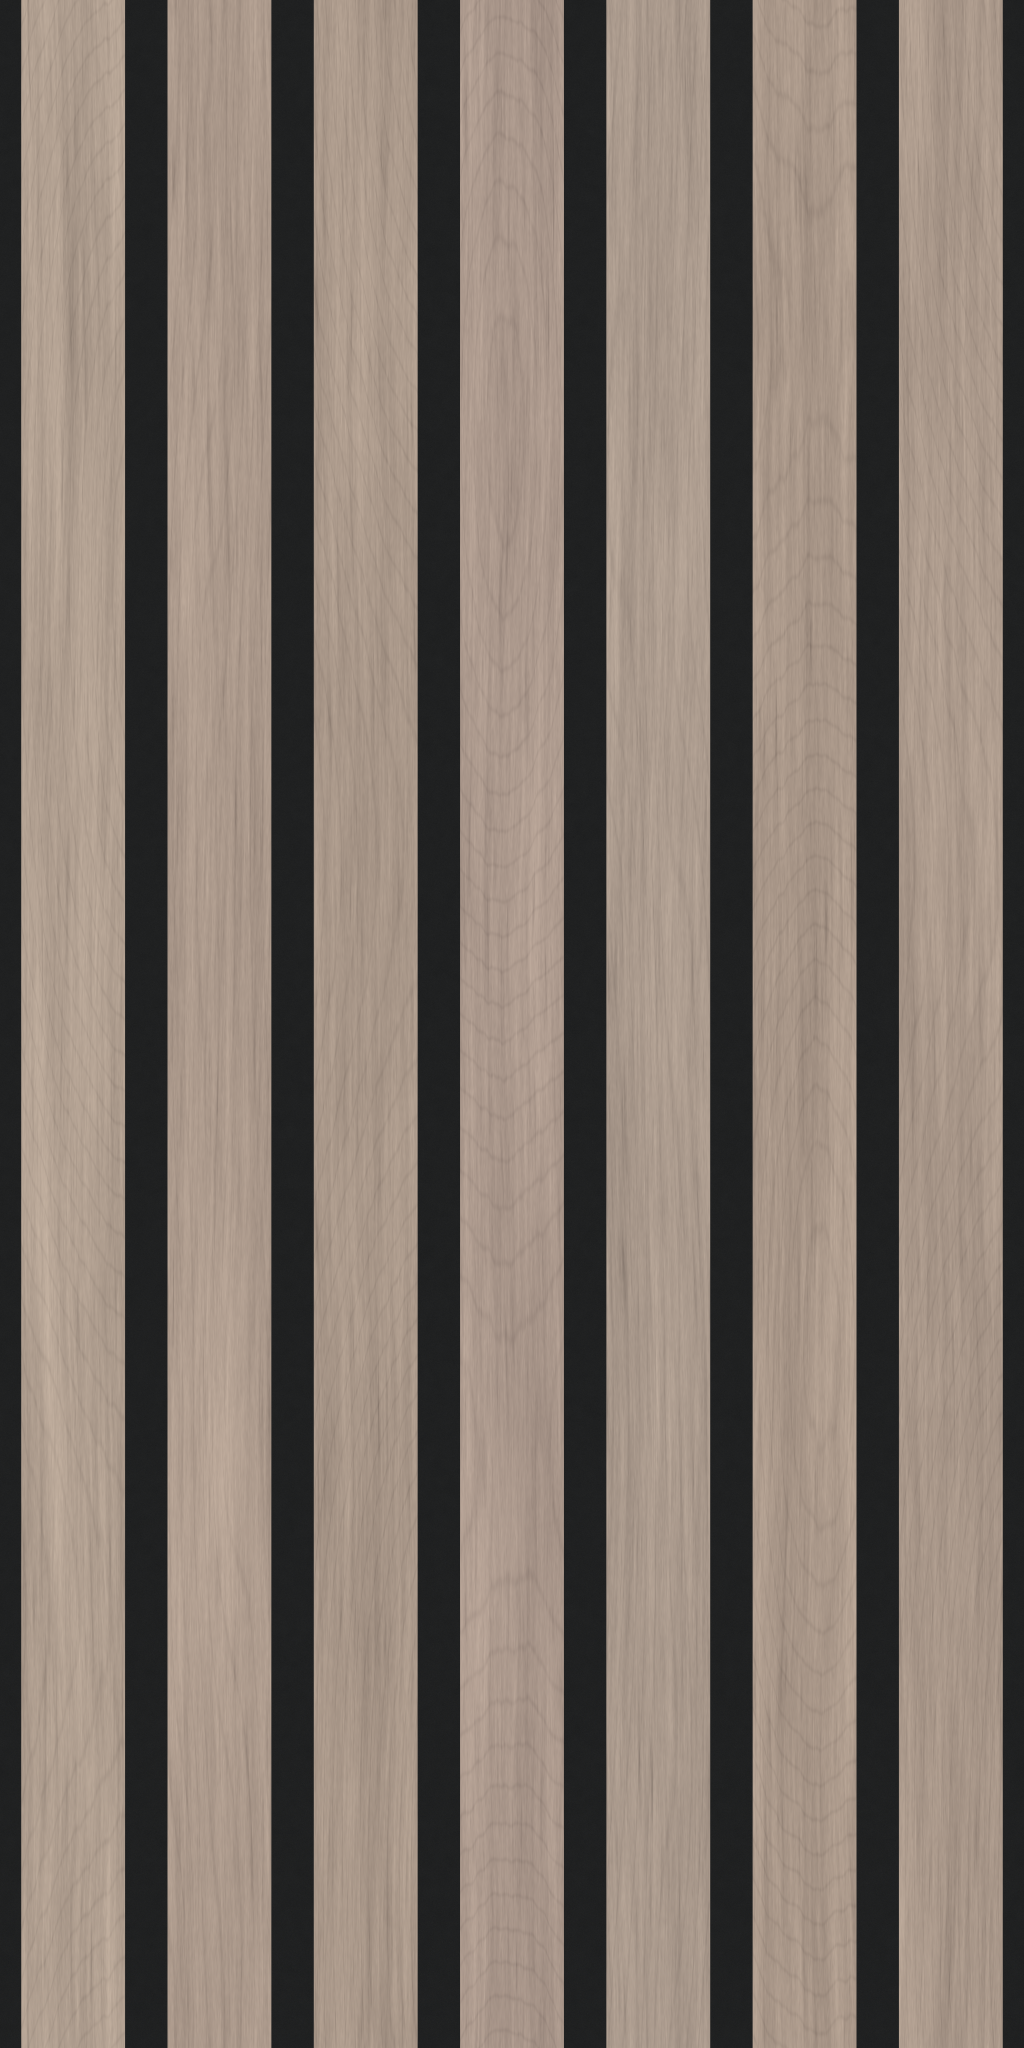

Python code for this plot:
from pathlib import Path
import json

import numpy as np
from PIL import Image, ImageDraw
from scipy.ndimage import gaussian_filter, map_coordinates

ROOT = Path(__file__).resolve().parent
W, H = 1024, 2048
SLATS = 7
FACE, GAP = 1.20, 0.49
PITCH = FACE + GAP
WIDTH, HEIGHT = SLATS * PITCH, SLATS * PITCH * 2
DEPTH = 0.35
GROOVE_DEPTH = 6.2 / 25.4
rng = np.random.default_rng(32061)


def noise(shape, sy, sx):
    a = gaussian_filter(rng.standard_normal(shape), (sy, sx), mode='wrap')
    return a / max(a.std(), 1e-8)


def save(name, pixels):
    Image.fromarray(np.uint8(np.clip(pixels, 0, 255))).save(ROOT / name)


y, x = np.mgrid[:H, :W]
xin = (x + 0.5) * WIDTH / W
yin = (y + 0.5) * HEIGHT / H
phase = np.mod(xin, PITCH)
# Tile boundaries pass through the groove apex, matching the factory half-grooves.
distance = np.minimum(phase, PITCH - phase)
face_coverage = np.clip((distance - GAP / 2) / (WIDTH / W) + 0.5, 0, 1)
groove_profile = np.clip(distance / (GAP / 2), 0, 1)
height = DEPTH - GROOVE_DEPTH * (1 - groove_profile)
height = gaussian_filter(height, (0, 0.32), mode='wrap')

# Sample only veneer from the main listing photo; gallery colorways do not set color.
source = np.array(Image.open(ROOT / 'main.jpg').convert('RGB'))
mask = Image.new('L', (source.shape[1], source.shape[0]))
ImageDraw.Draw(mask).polygon([(445, 549), (1530, 250), (1530, 313), (535, 626)], fill=255)
wood_base = np.median(source[np.array(mask) > 0], axis=0)
felt = np.array([32.0, 33.0, 33.5])
felt_noise = 0.70 * noise((H, W), 0.38, 0.38) + 0.35 * noise((H, W), 3, 3)
color = felt[None, None, :] + felt_noise[:, :, None]
wood_relief = np.zeros((H, W))

for slat in range(SLATS):
    cols = np.flatnonzero((xin[0] >= slat * PITCH) & (xin[0] < (slat + 1) * PITCH))
    n = len(cols)
    yy, xx = np.mgrid[:H, :n]
    t = yy / H
    u = xx / n
    offset = rng.uniform(0, 2 * np.pi)
    warp = 3.2 * np.sin(2 * np.pi * t + offset) + 1.7 * np.sin(4 * np.pi * t + offset * 1.7)
    warp += 1.2 * noise((H, n), 80, 14)
    coords = [yy.astype(float), np.mod(xx + warp, n)]
    fibers = map_coordinates(noise((H, n), 27, 0.62), coords, order=1, mode='grid-wrap')
    streaks = map_coordinates(noise((H, n), 100, 2.2), coords, order=1, mode='grid-wrap')
    broad = noise((H, n), 160, 12)
    # Periodic growth-ring phase gives long, gently tapering walnut figures.
    ring_phase = (u * rng.uniform(10, 16) + 1.3 * np.cos(2 * np.pi * t + offset)
                  + 0.45 * broad + 0.25 * np.sin(4 * np.pi * t + offset))
    if slat % 3 != 1:
        arch = np.sqrt((u - rng.uniform(-0.45, 1.3)) ** 2
                       + (0.22 + 0.60 * (1 - np.cos(2 * np.pi * t + offset))) ** 2)
        ring_phase = 16 * arch + 0.10 * broad + 0.045 * streaks
    rings = np.maximum(np.cos(ring_phase * 2 * np.pi), 0) ** 12
    pores = np.maximum(-fibers - 1.15, 0) ** 1.3
    fine = noise((H, n), 2.2, 0.42)
    small_fibers = noise((H, n), 7, 0.45)
    variation = (3.0 * broad + 2.8 * streaks + 3.0 * fibers - 7.5 * rings
                 - 3.3 * pores + 1.5 * fine + 1.4 * small_fibers + 1.2)
    tone = rng.normal(0, 3.2)
    tint = rng.normal(0, 0.6, 3)
    wood = wood_base + tint + (variation + tone)[:, :, None] * np.array([1.0, 0.94, 0.85])
    coverage = face_coverage[:, cols, None]
    color[:, cols] = color[:, cols] * (1 - coverage) + wood * coverage
    wood_relief[:, cols] = (fibers * 0.00012 - pores * 0.00012 + fine * 0.000035)

height += wood_relief * face_coverage + felt_noise * (1 - face_coverage) * 0.00006
# Image rows point down; OpenGL's tangent +Y points up.
dx = (np.roll(height, -1, axis=1) - np.roll(height, 1, axis=1)) / (2 * WIDTH / W)
dy = (np.roll(height, -1, axis=0) - np.roll(height, 1, axis=0)) / (2 * HEIGHT / H)
normals = np.stack((-dx, dy, np.ones_like(dx)), axis=-1)
normals /= np.linalg.norm(normals, axis=-1, keepdims=True)
save('texture.png', color)
save('normal.png', (normals * 0.5 + 0.5) * 255 + 0.5)
metadata = {
    'repeatWidthIn': round(WIDTH, 4),
    'repeatHeightIn': round(HEIGHT, 4),
    'depthIn': DEPTH,
    'note': 'Manufacturer spec overrides photo estimates: 7 slats, 1.20 in faces + 0.49 in grooves = 1.69 in pitch; 90-degree V-grooves cut 6.2 mm into 9 mm felt (2.8 mm backbone), real walnut veneer with no rigid core, and 0.35 in total depth. Tile spans 7 pitches by 23.66 in, preserving face/groove sizes despite the rounded 11.80 in panel width (7 pitches total 11.83 in); muted walnut color is sampled from the main photo, with charcoal-black felt and procedural seamless grain.'
}
(ROOT / 'texture.json').write_text(json.dumps(metadata, indent=2) + '\n')

light = np.array([-0.55, 0.65, 0.85])
light /= np.linalg.norm(light)
illumination = 0.32 + 0.68 * np.maximum(normals @ light, 0)
srgb = np.clip(color / 255, 0, 1)
linear = np.where(srgb <= 0.04045, srgb / 12.92, ((srgb + 0.055) / 1.055) ** 2.4)
shaded = linear * illumination[:, :, None]
shaded = np.where(shaded <= 0.0031308, shaded * 12.92, 1.055 * shaded ** (1 / 2.4) - 0.055)
preview = Image.new('RGB', (1536, 1576), (237, 235, 231))
for side, data in enumerate((color, shaded * 255)):
    tile = Image.fromarray(np.uint8(np.clip(data, 0, 255))).resize((256, 512), Image.Resampling.LANCZOS)
    for row in range(3):
        for col in range(3):
            preview.paste(tile, (side * 768 + col * 256, 40 + row * 512))
draw = ImageDraw.Draw(preview)
draw.text((16, 14), 'ALBEDO / 3 x 3 / each tile 11.83 x 23.66 inches', fill=(35, 35, 35))
draw.text((784, 14), 'NORMAL-SHADED / 3 x 3 / upper-left light', fill=(35, 35, 35))
preview.save(ROOT / 'preview.png')
assert W / H == WIDTH / HEIGHT
assert np.isfinite(normals).all()
print(f'Generated {W} x {H}: {WIDTH:.2f} x {HEIGHT:.2f} in, {SLATS} vertical slats; main-photo veneer RGB {wood_base.tolist()}')
print('Periodic boundary height step / max internal step:', float(abs(height[:, 0] - height[:, -1]).max()), float(abs(np.diff(height, axis=1)).max()))
